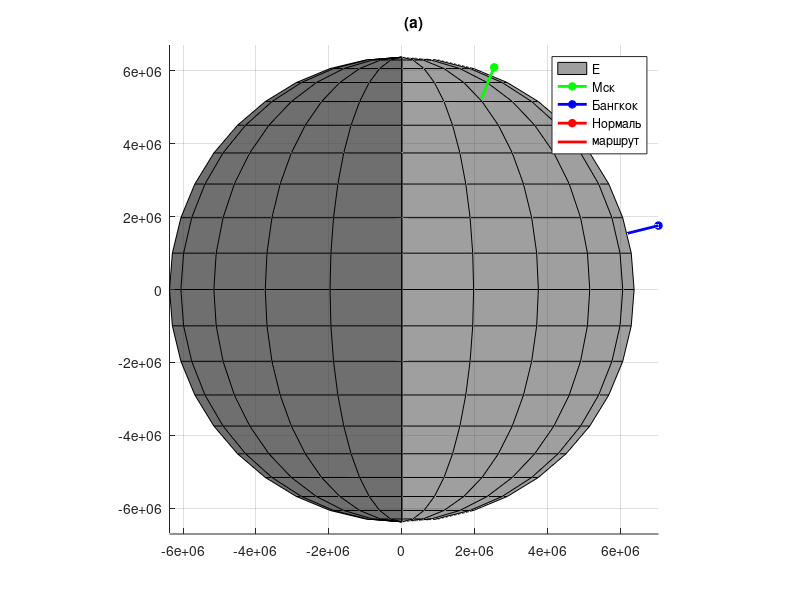

This figure's MATLAB source:
clear;
clc;


%% Блок начальных условий =================================================

initial_data = struct;   % Структура начальных условий
initial_data.m0 = [55.7558, 37.6173]; % МСК
% initial_data.m1 = [51.1, 0.12];% Лондон
initial_data.m1 = [13.7563, 100.5018]; % Бангкок
initial_data.W = 250; % Модуль вектора путевой скорости [м/с ]
initial_data.t = 60 * 60; % Время в движении [sec]
initial_data.h = 1000000; % высота движения
initial_data.Hz = 10; % Герцовка записи данных

const_values = struct; % Структура константных значений
const_values.W_earth = 7.2921159e-5; % [1/sec]
const_values.R_earth = 6371000; % R Земли [m]

output_data = struct; % Структура выходных (итоговых данных)



%% Подготовка дополнительных данных =======================================
% Градусы в радианы
initial_data.m0 = deg2rad(initial_data.m0);
initial_data.m1 = deg2rad(initial_data.m1);

% переводим широты и долготы в декартовы координаты
initial_data.e0 = ...
    (const_values.R_earth +initial_data.h) * [cos(initial_data.m0(1)) * cos(initial_data.m0(2));
                                              cos(initial_data.m0(1)) * sin(initial_data.m0(2));
                                              sin(initial_data.m0(1))];


initial_data.e1 = ...
    (const_values.R_earth +initial_data.h) * [cos(initial_data.m1(1)) * cos(initial_data.m1(2));
                                              cos(initial_data.m1(1)) * sin(initial_data.m1(2));
                                              sin(initial_data.m1(1))];


% Угол поворота
alpha = acos (dot(initial_data.e0, initial_data.e1) / ...
    (norm(initial_data.e0) * norm(initial_data.e1)));

% вектор поворота
e_c = cross(initial_data.e0, initial_data.e1); e_c = e_c / norm(e_c);
e_c = e_c;

% Длина маршрута:
L = (const_values.R_earth + initial_data.h) * alpha;

% Время в пути:
T = L / initial_data.W;

% Угловая скорость
wc = initial_data.W / (const_values.R_earth + initial_data.h);

% Шаг времени
dt = 1 / initial_data.Hz;

% Общаяя длинна вектора
Ln = int64(T / dt);


C = [0,      -e_c(3),  e_c(2);
     e_c(3),  0,       -e_c(1);
     -e_c(2), e_c(1),  0];

% Определяем шаг угловой скорости вращения
step_beta = wc * dt;

% Создаём итоговые массивы выходных данных
output_data.r_m_gisk = zeros (length(0:step_beta:alpha), 3);
output_data.r_m_isk = zeros (length(0:step_beta:alpha), 3);
output_data.v_m_gisk = zeros (length(0:step_beta:alpha), 3);
output_data.v_m_isk = zeros (length(0:step_beta:alpha), 3);

% Матрица поворота с учётом углового шага
A = (eye(3) * cos(step_beta)) + ((1 - cos(step_beta))*(e_c * e_c')) - (C * sin(step_beta));

% Матрица пересчёта ГИСК -> ИСК
M_IE = [+cos(const_values.W_earth * dt), -sin(const_values.W_earth * dt), 0;
        +sin(const_values.W_earth * dt), +cos(const_values.W_earth * dt), 0;
        0, 0, 1];

%% main cycle




for count = 1:length(output_data.r_m_gisk)

    if (count == 1)
        output_data.r_m_gisk(count, :) =  initial_data.e0';
        output_data.r_m_isk(count, :) = M_IE * output_data.r_m_gisk(count, :)';

        % output_data.v_m_gisk(count, :) = cross(e_c, output_data.r_m_gisk(count, :)); 
        % output_data.v_m_gisk(count, :) = output_data.v_m_gisk(count, :) / norm (output_data.v_m_gisk(count, :));
        % output_data.v_m_gisk(count, :) = output_data.v_m_gisk(count, :) * initial_data.W;
    else
        output_data.r_m_gisk(count, :) = A' * output_data.r_m_gisk(count-1, :)';
        output_data.r_m_isk(count, :) = M_IE * output_data.r_m_gisk(count, :)';

        % output_data.v_m_gisk(count, :) = cross(e_c, output_data.r_m_gisk(count, :)); 
        % output_data.v_m_gisk(count, :) = output_data.v_m_gisk(count, :) / norm (output_data.v_m_gisk(count, :));
        % output_data.v_m_gisk(count, :) = output_data.v_m_gisk(count, :) * initial_data.W;
    end

end





%% ВЫвод инфо =============================================================
fprintf ("Путевая скорость - %.4f [m/s] \n", initial_data.W);

fprintf ("Длина маршрута - %.4f [m] \n", L);
fprintf ("               - %.4f [km] \n", L/1000);

fprintf ("Время в пути - %.4f [s]\n", T);
fprintf ("             - %.4f [m]\n", T/60);
fprintf ("             - %.4f [h]\n", T/3600);




%% PLOTS
% для картинок
monitor = 2;
sz = get (0, 'MonitorPositions');
pic_size = [0 0 1000, 1000];
pics_path = "../pics/";
save_graf_trigger = 0;
LW = 2;

% Траектория полёта ЛА
F0 = figure ('Position', pic_size);
[x,y,z] = sphere;
axis equal
surf(const_values.R_earth * x, ...
     const_values.R_earth * y, ...
     const_values.R_earth * z, ...
     'facecolor','#404040', 'facealpha',.5); 
grid on;
axis equal
hold on; 
% вектор начала маршрута
plot3 ([0, initial_data.e0(1)], ...
       [0, initial_data.e0(2)], ...
       [0, initial_data.e0(3)], ...
       '-*g', 'linewidth',LW);
hold on
% вектор конца маршрута
plot3 ([0, initial_data.e1(1)], ...
       [0, initial_data.e1(2)], ...
       [0, initial_data.e1(3)], ...
       '-*b', 'linewidth',LW);

% нормаль вращения
plot3 ([0, const_values.R_earth * e_c(1)], ...
       [0, const_values.R_earth * e_c(2)], ...
       [0, const_values.R_earth * e_c(3)], ...
       '-*r', 'linewidth',LW);

% Траектория движения ГИСК
plot3 (output_data.r_m_gisk(:, 1), ...
       output_data.r_m_gisk(:, 2), ...
       output_data.r_m_gisk(:, 3), ...
       '-r', 'linewidth',LW);

% % Траектория движения ИСК
% plot3 (output_data.r_m_isk(:, 1), ...
%        output_data.r_m_isk(:, 2), ...
%        output_data.r_m_isk(:, 3), ...
%        '-y', 'linewidth',LW);


view (90, 0);
title ('(а)')

legend ("E", "Мск", "Бангкок", "Нормаль", "маршрут");



clear A C dt e_c L Ln T wc LW monitor M_IE x y z sz alpha
clear step_beta save_graf_trigger pics_path pic_size F0 count
